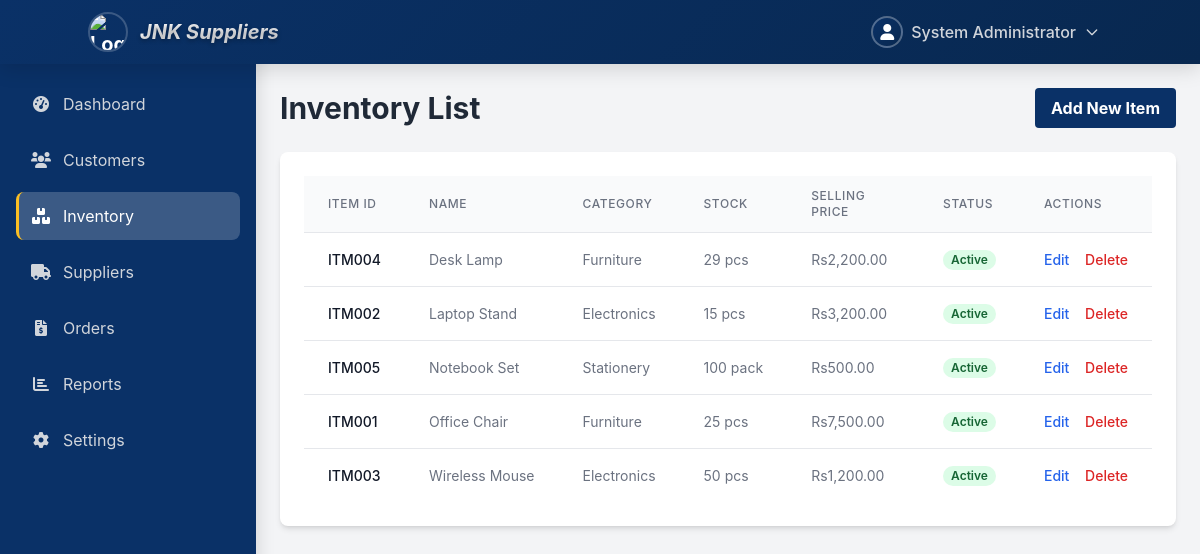
The app's page /inventory/list.php (signed in) with its own data.
### tables this page shows
CREATE TABLE `inventory_items` (
  `id` int(11) NOT NULL,
  `item_id` varchar(20) NOT NULL,
  `name` varchar(100) NOT NULL,
  `description` text DEFAULT NULL,
  `category` varchar(50) DEFAULT NULL,
  `unit` varchar(20) DEFAULT 'pcs',
  `current_stock` int(11) DEFAULT 0,
  `minimum_stock` int(11) DEFAULT 10,
  `maximum_stock` int(11) DEFAULT 1000,
  `unit_cost` decimal(10,2) DEFAULT 0.00,
  `selling_price` decimal(10,2) DEFAULT 0.00,
  `supplier_id` varchar(20) DEFAULT NULL,
  `status` enum('active','inactive','discontinued') DEFAULT 'active',
  `created_at` timestamp NOT NULL DEFAULT current_timestamp(),
  `updated_at` timestamp NOT NULL DEFAULT current_timestamp() ON UPDATE current_timestamp()
);

### inventory/list.php (the view, shortened to what this page needs)
<?php
$database = new Database();
$db = $database->getConnection();
$admin_info = ['name' => 'Guest'];
if (isset($_SESSION['admin_id'])) {
    $stmt = $db->prepare("SELECT name FROM admin WHERE id = :id");
    $stmt->bindParam(':id', $_SESSION['admin_id']);
    $stmt->execute();
    $admin_info = $stmt->fetch(PDO::FETCH_ASSOC);
}
$inventory_items = [];
try {
    $stmt = $db->query("SELECT * FROM inventory_items ORDER BY name ASC");
    $inventory_items = $stmt->fetchAll(PDO::FETCH_ASSOC);
} catch (PDOException $e) {
    $message = 'Error fetching inventory items: ' . $e->getMessage();
    $message_type = 'error';
    error_log("Error fetching inventory items: " . $e->getMessage());
}
?>
<!DOCTYPE html>
<html lang="en">
<head>
    <script src="https://cdn.tailwindcss.com"></script>
    <link rel="stylesheet" href="https://cdnjs.cloudflare.com/ajax/libs/font-awesome/6.0.0-beta3/css/all.min.css">
</head>
<body class="bg-gray-100">
    <?php include __DIR__ . '/../component/navbar.php'; ?>
    <div class="flex">
        <?php include __DIR__ . '/../component/sidebar.php'; ?>
        <main class="flex-1">
            <div class="flex justify-between items-center mb-6">
                <h1 class="text-3xl font-bold text-gray-800">Inventory List</h1>
                <a href="/inventory/add-item.php" class="bg-primary hover:bg-dark text-white font-bold py-2 px-4 rounded focus:outline-none focus:shadow-outline">
                    Add New Item
                </a>
            </div>
            <div class="bg-white p-6 rounded-lg shadow-md overflow-x-auto">
                <?php if (empty($inventory_items)): ?>
                    <p class="text-gray-600 text-center">No inventory items found. Add a new item to get started.</p>
                <?php else: ?>
                    <table class="min-w-full divide-y divide-gray-200">
                        <thead class="bg-gray-50">
                            <tr>
                                <th scope="col" class="px-6 py-3 text-left text-xs font-medium text-gray-500 uppercase tracking-wider">Item ID</th>
                                <th scope="col" class="px-6 py-3 text-left text-xs font-medium text-gray-500 uppercase tracking-wider">Name</th>
                                <th scope="col" class="px-6 py-3 text-left text-xs font-medium text-gray-500 uppercase tracking-wider">Category</th>
                                <th scope="col" class="px-6 py-3 text-left text-xs font-medium text-gray-500 uppercase tracking-wider">Stock</th>
                                <th scope="col" class="px-6 py-3 text-left text-xs font-medium text-gray-500 uppercase tracking-wider">Selling Price</th>
                                <th scope="col" class="px-6 py-3 text-left text-xs font-medium text-gray-500 uppercase tracking-wider">Status</th>
                                <th scope="col" class="px-6 py-3 text-left text-xs font-medium text-gray-500 uppercase tracking-wider">Actions</th>
                            </tr>
                        </thead>
                        <tbody class="bg-white divide-y divide-gray-200">
                            <?php foreach ($inventory_items as $item): ?>
                                <tr>
                                    <td class="px-6 py-4 whitespace-nowrap text-sm font-medium text-gray-900"><?php echo htmlspecialchars($item['item_id']); ?></td>
                                    <td class="px-6 py-4 whitespace-nowrap text-sm text-gray-500"><?php echo htmlspecialchars($item['name']); ?></td>
                                    <td class="px-6 py-4 whitespace-nowrap text-sm text-gray-500"><?php echo htmlspecialchars($item['category'] ?? 'N/A'); ?></td>
                                    <td class="px-6 py-4 whitespace-nowrap text-sm text-gray-500"><?php echo htmlspecialchars($item['current_stock']); ?> <?php echo htmlspecialchars($item['unit']); ?></td>
                                    <td class="px-6 py-4 whitespace-nowrap text-sm text-gray-500">Rs<?php echo htmlspecialchars(number_format($item['selling_price'], 2)); ?></td>
                                    <td class="px-6 py-4 whitespace-nowrap text-sm">
                                        <span class="px-2 inline-flex text-xs leading-5 font-semibold rounded-full
                                            <?php
                                            if ($item['status'] === 'active') echo 'bg-green-100 text-green-800';
                                            elseif ($item['status'] === 'inactive') echo 'bg-yellow-100 text-yellow-800';
                                            else echo 'bg-red-100 text-red-800';
                                            ?>">
                                            <?php echo htmlspecialchars(ucfirst($item['status'])); ?>
                                        </span>
                                    </td>
                                    <td class="px-6 py-4 whitespace-nowrap text-sm font-medium">
                                        <a href="/inventory/edit-item.php?id=<?php echo htmlspecialchars($item['item_id']); ?>" class="text-blue-600 hover:text-blue-900 mr-3">Edit</a>
                                        <a href="/inventory/list.php?action=delete&id=<?php echo htmlspecialchars($item['item_id']); ?>"
                                           onclick="return confirm('Are you sure you want to delete this inventory item?');"
                                           class="text-red-600 hover:text-red-900">Delete</a>
                                    </td>
                                </tr>
                            <?php endforeach; ?>
                        </tbody>
                    </table>
                <?php endif; ?>
            </div>
        </main>
    </div>
</body>
</html>

### component/navbar.php (shortened to what this page needs)
<nav class="header-nav header-shadow bg-primary text-white p-2 fixed w-full top-0 z-50">
    <div class="container mx-auto flex justify-between items-center">
        <a href="/dashboard.php" class="logo-container flex items-center text-xl font-bold">
            <img src="https://nutrinexas.shop/logo.svg" alt="Logo" class="logo-img h-10 w-10 mr-3 rounded-full">
            <span class="company-name italic">JNK Suppliers</span>
        </a>
        <div class="relative">
            <button id="userMenuButton" class="user-menu-button flex items-center text-gray-300 hover:text-white focus:outline-none">
                <div class="user-avatar w-8 h-8 rounded-full flex items-center justify-center mr-2">
                    <i class="fas fa-user text-white"></i>
                </div>
                <span class="font-medium"><?php echo htmlspecialchars($admin_info['name'] ?? 'Guest'); ?></span>
                <svg class="dropdown-arrow w-4 h-4 ml-2" fill="none" stroke="currentColor" viewBox="0 0 24 24">
                    <path stroke-linecap="round" stroke-linejoin="round" stroke-width="2"
                           d="M19 9l-7 7-7-7"></path>
                </svg>
            </button>
        </div>
    </div>
</nav>
<script src="../assets/js/tailwind.config.js"> </script>
<link rel="stylesheet" href="https://cdnjs.cloudflare.com/ajax/libs/font-awesome/6.0.0-beta3/css/all.min.css">

### inventory/list.php (style rules this page uses)
body { font-family: 'Inter', sans-serif; }
main { margin-left: 16rem; margin-top: 4rem; padding: 1.5rem; }

### component/navbar.php (style rules this page uses)
.header-nav { background: linear-gradient(135deg, #0A3167 0%, #082850 100%); backdrop-filter: blur(10px); }
.logo-container { transition: transform 0.3s ease; }
.logo-img { border: 2px solid rgba(255, 255, 255, 0.2); }
.company-name { background: linear-gradient(45deg, #ffffff, #e5e7eb); -webkit-background-clip: text; -webkit-text-fill-color: transparent; background-clip: text; text-shadow: 0 2px 4px rgba(0, 0, 0, 0.3); }
.user-menu-button { transition: all 0.3s ease; border-radius: 12px; padding: 8px 12px; position: relative; overflow: hidden; }
.user-menu-button::before { content: ''; position: absolute; top: 0; left: -100%; width: 100%; height: 100%; background: linear-gradient(90deg, transparent, rgba(255,255,255,0.1), transparent); transition: left 0.6s ease; }
.user-avatar { background: linear-gradient(135deg, #0A3167, #082850); border: 2px solid rgba(255, 255, 255, 0.3); transition: all 0.3s ease; }
.dropdown-arrow { transition: transform 0.3s ease; }
.header-shadow { box-shadow: 0 4px 20px rgba(0, 0, 0, 0.15); }

### records on screen
inventory_items: item "ITM004", name "Desk Lamp", category "Furniture", current_stock "29", unit "pcs", selling_price "2,200.00", status "Active"
inventory_items: item "ITM002", name "Laptop Stand", category "Electronics", current_stock "15", unit "pcs", selling_price "3,200.00", status "Active"
inventory_items: item "ITM005", name "Notebook Set", category "Stationery", current_stock "100", unit "pack", selling_price "500.00", status "Active"
inventory_items: item "ITM001", name "Office Chair", category "Furniture", current_stock "25", unit "pcs", selling_price "7,500.00", status "Active"
inventory_items: item "ITM003", name "Wireless Mouse", category "Electronics", current_stock "50", unit "pcs", selling_price "1,200.00", status "Active"

### other values on screen
$admin_info['name'] "System Administrator"
